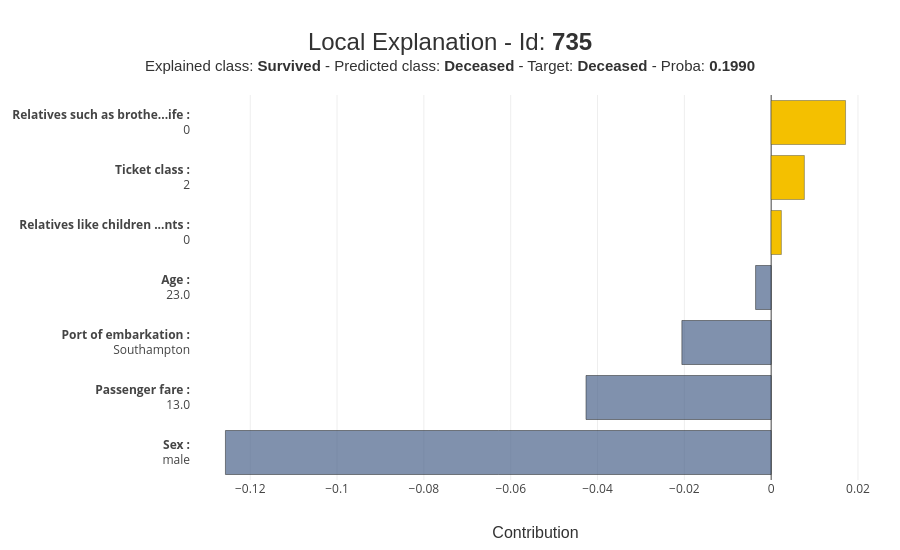

The notebook cell this image was saved under:
### Code cell
row_id = X_explain.index[0]
xpl.plot.local_plot(index=row_id)

### Figure 1 — Plotly figure (JSON) as saved in the notebook; plotly's stock layout.template omitted (floating-point values rounded to 4 significant figures)
{"data": [{"customdata": ["<b>Sex :</b><br />male"], "hovertemplate": "%{customdata}<br />Contribution: %{x:.4f}<extra></extra>", "marker": {"color": "rgba(74, 99, 138, 0.7)", "line": {"color": "rgba(27, 28, 28, 1.0)", "width": 0.5}}, "orientation": "h", "showlegend": false, "type": "bar", "x": [-0.1257], "y": ["<b>Sex :</b><br />male"]}, {"customdata": ["<b>Passenger fare :</b><br />13.0"], "hovertemplate": "%{customdata}<br />Contribution: %{x:.4f}<extra></extra>", "marker": {"color": "rgba(74, 99, 138, 0.7)", "line": {"color": "rgba(27, 28, 28, 1.0)", "width": 0.5}}, "orientation": "h", "showlegend": false, "type": "bar", "x": [-0.04265], "y": ["<b>Passenger fare :</b><br />13.0"]}, {"customdata": ["<b>Port of embarkation :</b><br />Southampton"], "hovertemplate": "%{customdata}<br />Contribution: %{x:.4f}<extra></extra>", "marker": {"color": "rgba(74, 99, 138, 0.7)", "line": {"color": "rgba(27, 28, 28, 1.0)", "width": 0.5}}, "orientation": "h", "showlegend": false, "type": "bar", "x": [-0.02057], "y": ["<b>Port of embarkation :</b><br />Southampton"]}, {"customdata": ["<b>Age :</b><br />23.0"], "hovertemplate": "%{customdata}<br />Contribution: %{x:.4f}<extra></extra>", "marker": {"color": "rgba(74, 99, 138, 0.7)", "line": {"color": "rgba(27, 28, 28, 1.0)", "width": 0.5}}, "orientation": "h", "showlegend": false, "type": "bar", "x": [-0.003588], "y": ["<b>Age :</b><br />23.0"]}, {"customdata": ["<b>Relatives like children or parents :</b><br />0"], "hovertemplate": "%{customdata}<br />Contribution: %{x:.4f}<extra></extra>", "marker": {"color": "rgba(244, 192, 0, 1.0)", "line": {"color": "rgba(52, 55, 54, 0.8)", "width": 0.5}}, "orientation": "h", "showlegend": false, "type": "bar", "x": [0.002354], "y": ["<b>Relatives like children ...nts :</b><br />0"]}, {"customdata": ["<b>Ticket class :</b><br />2"], "hovertemplate": "%{customdata}<br />Contribution: %{x:.4f}<extra></extra>", "marker": {"color": "rgba(244, 192, 0, 1.0)", "line": {"color": "rgba(52, 55, 54, 0.8)", "width": 0.5}}, "orientation": "h", "showlegend": false, "type": "bar", "x": [0.007652], "y": ["<b>Ticket class :</b><br />2"]}, {"customdata": ["<b>Relatives such as brother or wife :</b><br />0"], "hovertemplate": "%{customdata}<br />Contribution: %{x:.4f}<extra></extra>", "marker": {"color": "rgba(244, 192, 0, 1.0)", "line": {"color": "rgba(52, 55, 54, 0.8)", "width": 0.5}}, "orientation": "h", "showlegend": false, "type": "bar", "x": [0.01713], "y": ["<b>Relatives such as brothe...ife :</b><br />0"]}], "layout": {"barmode": "group", "height": 550, "hovermode": "closest", "margin": {"b": 70, "l": 150, "r": 20, "t": 95}, "title": {"font": {"color": "rgb(50, 50, 50)", "family": "Arial, sans-serif", "size": 24}, "text": "Local Explanation - Id: <b>735</b><br><sup><span style='font-size: 15px;'>Explained class: <b>Survived</b> - Predicted class: <b>Deceased</b> - Target: <b>Deceased</b> - Proba: <b>0.1990</b></span></sup>", "x": 0.5, "xanchor": "center", "y": 0.9091, "yanchor": "middle"}, "width": 900, "xaxis": {"title": {"font": {"color": "rgb(50, 50, 50)", "family": "Arial Black, Arial, sans-serif", "size": 16}, "text": "Contribution"}}, "yaxis": {"automargin": true, "dtick": 1, "title": {"font": {"color": "rgb(50, 50, 50)", "family": "Arial Black, Arial, sans-serif", "size": 16}}, "type": "category"}}}
